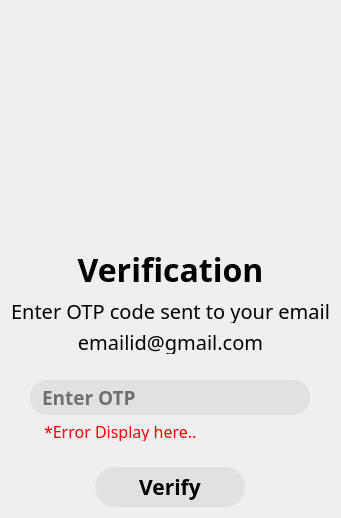
                <widget class="QWidget" name="swemail_otp_page">
                 <layout class="QVBoxLayout" name="verticalLayout_10">
                  <item>
                   <widget class="QLabel" name="swemail_otp_img">
                    <property name="minimumSize">
                     <size>
                      <width>0</width>
                      <height>230</height>
                     </size>
                    </property>
                    <property name="styleSheet">
                     <string notr="true">QLabel {
	image: url(:/Email Signup/email_otp.jpg);
}</string>
                    </property>
                    <property name="text">
                     <string/>
                    </property>
                   </widget>
                  </item>
                  <item>
                   <widget class="QLabel" name="swemail_verification_lbl">
                    <property name="maximumSize">
                     <size>
                      <width>16777215</width>
                      <height>50</height>
                     </size>
                    </property>
                    <property name="font">
                     <font>
                      <family>Tw Cen MT</family>
                      <pointsize>24</pointsize>
                      <weight>75</weight>
                      <bold>true</bold>
                     </font>
                    </property>
                    <property name="text">
                     <string>Verification</string>
                    </property>
                    <property name="alignment">
                     <set>Qt::AlignCenter</set>
                    </property>
                   </widget>
                  </item>
                  <item>
                   <widget class="QLabel" name="swemail_otp_docline">
                    <property name="maximumSize">
                     <size>
                      <width>16777215</width>
                      <height>25</height>
                     </size>
                    </property>
                    <property name="font">
                     <font>
                      <family>Tw Cen MT</family>
                      <pointsize>15</pointsize>
                     </font>
                    </property>
                    <property name="text">
                     <string>Enter OTP code sent to your email</string>
                    </property>
                    <property name="alignment">
                     <set>Qt::AlignCenter</set>
                    </property>
                   </widget>
                  </item>
                  <item>
                   <widget class="QLabel" name="swemail_otp_docline_2">
                    <property name="maximumSize">
                     <size>
                      <width>16777215</width>
                      <height>25</height>
                     </size>
                    </property>
                    <property name="font">
                     <font>
                      <family>Tw Cen MT</family>
                      <pointsize>15</pointsize>
                     </font>
                    </property>
                    <property name="text">
                     <string>emailid@gmail.com</string>
                    </property>
                    <property name="alignment">
                     <set>Qt::AlignCenter</set>
                    </property>
                   </widget>
                  </item>
                  <item>
                   <widget class="QLabel" name="swemail_otp_spacer_1">
                    <property name="maximumSize">
                     <size>
                      <width>16777215</width>
                      <height>30</height>
                     </size>
                    </property>
                    <property name="text">
                     <string/>
                    </property>
                   </widget>
                  </item>
                  <item alignment="Qt::AlignHCenter">
                   <widget class="QLineEdit" name="swemail_otp_input">
                    <property name="minimumSize">
                     <size>
                      <width>280</width>
                      <height>35</height>
                     </size>
                    </property>
                    <property name="font">
                     <font>
                      <family>Tw Cen MT</family>
                      <pointsize>14</pointsize>
                      <weight>75</weight>
                      <bold>true</bold>
                     </font>
                    </property>
                    <property name="styleSheet">
                     <string notr="true">QLineEdit {
	background-color: rgb(225, 225, 225);
	border-radius: 17px;
	padding-left: 10px;
}

QLineEdit:hover {
	border: 2px solid black;
}

QLineEdit:focus {
	border: 2px solid blue;
}</string>
                    </property>
                    <property name="placeholderText">
                     <string>Enter OTP</string>
                    </property>
                   </widget>
                  </item>
                  <item alignment="Qt::AlignHCenter">
                   <widget class="QLabel" name="swemail_otp_error_lbl">
                    <property name="minimumSize">
                     <size>
                      <width>280</width>
                      <height>20</height>
                     </size>
                    </property>
                    <property name="maximumSize">
                     <size>
                      <width>16777215</width>
                      <height>20</height>
                     </size>
                    </property>
                    <property name="font">
                     <font>
                      <family>Tw Cen MT</family>
                      <pointsize>12</pointsize>
                     </font>
                    </property>
                    <property name="styleSheet">
                     <string notr="true">QLabel {
	padding-left: 10px;
	color: rgb(255, 0, 0);
}</string>
                    </property>
                    <property name="text">
                     <string>*Error Display here..</string>
                    </property>
                    <property name="alignment">
                     <set>Qt::AlignLeading|Qt::AlignLeft|Qt::AlignVCenter</set>
                    </property>
                   </widget>
                  </item>
                  <item>
                   <widget class="QLabel" name="swemail_otp_spacer_2">
                    <property name="maximumSize">
                     <size>
                      <width>16777215</width>
                      <height>30</height>
                     </size>
                    </property>
                    <property name="text">
                     <string/>
                    </property>
                   </widget>
                  </item>
                  <item alignment="Qt::AlignHCenter">
                   <widget class="QPushButton" name="swemail_verify_btn">
                    <property name="minimumSize">
                     <size>
                      <width>150</width>
                      <height>40</height>
                     </size>
                    </property>
                    <property name="font">
                     <font>
                      <family>Tw Cen MT</family>
                      <pointsize>16</pointsize>
                      <weight>75</weight>
                      <bold>true</bold>
                     </font>
                    </property>
                    <property name="styleSheet">
                     <string notr="true">QPushButton {
	background-color: rgb(225, 225, 225);
	border-radius: 20px;
}

QPushButton:hover {
	background-color: rgb(235, 235, 235);
	border: 2px solid black;
}

QPushButton:pressed {
	color: blue;
	background-color: rgb(215, 215, 215);
	border: 2px solid blue;
}</string>
                    </property>
                    <property name="text">
                     <string>Verify</string>
                    </property>
                   </widget>
                  </item>
                 </layout>
                </widget>
